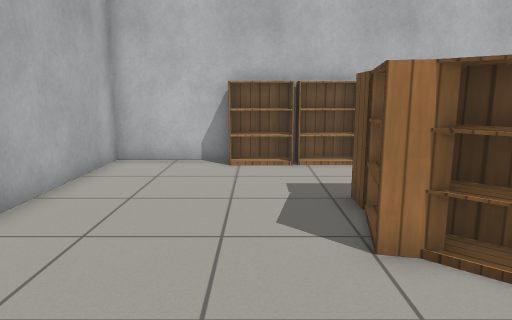
[1] (above)

13 first-person views from a walk through a world built for the Gazebo simulator. The camera is 1 m above the floor, tilts 10° down and sees 70° across. The floor is counted in squares, 0.5 m on a side. Each view is taken from the middle of a square. On the plan, view 1 faces up. The plan holds only what a view shows up to about 19 squares ahead; the rest is blank. Gazebo's built-in surfaces are drawn with simple patterns.

[2]
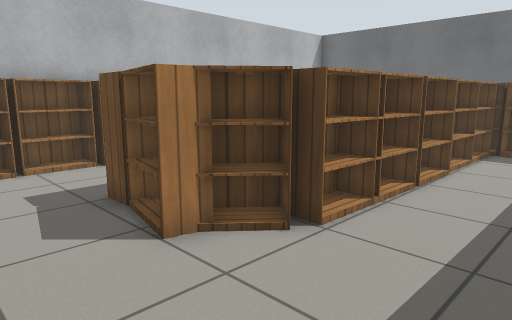

[3]
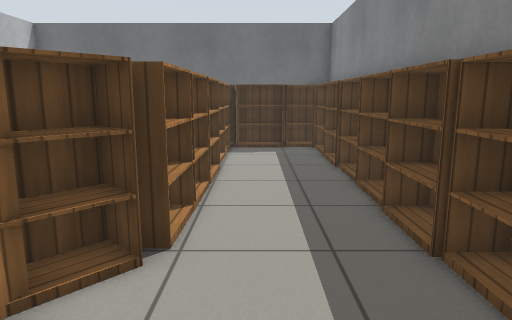

[4]
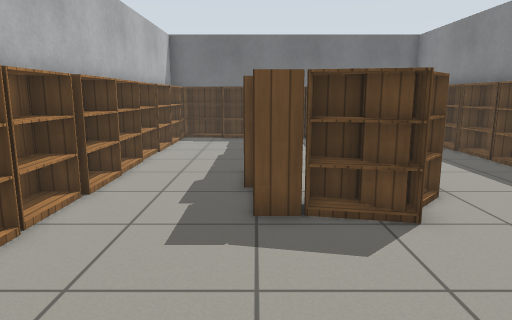

[5]
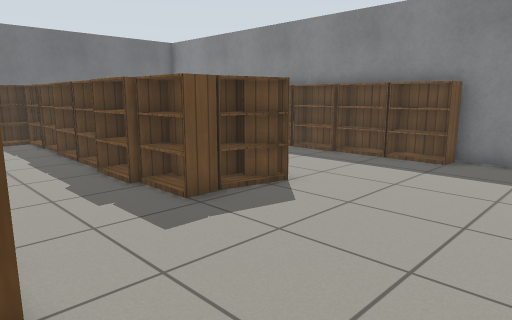

[6]
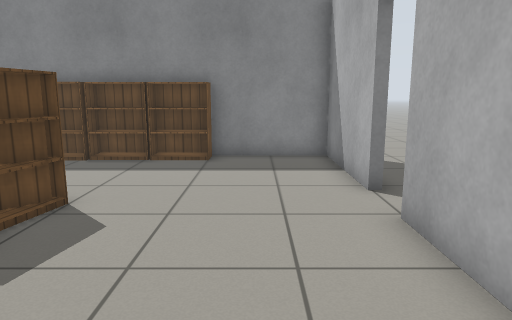

[7]
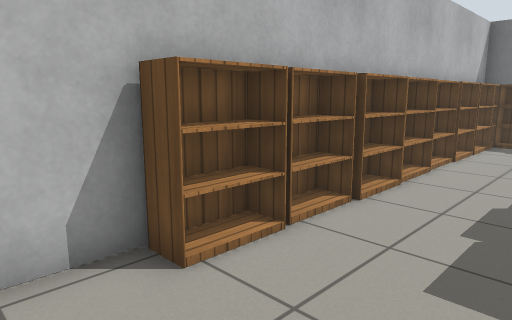

[8]
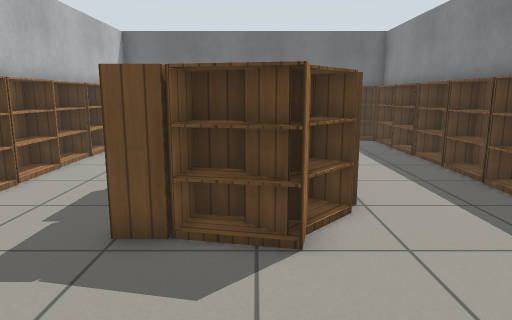

[9]
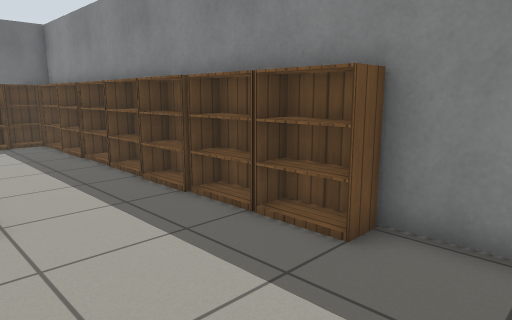

[10]
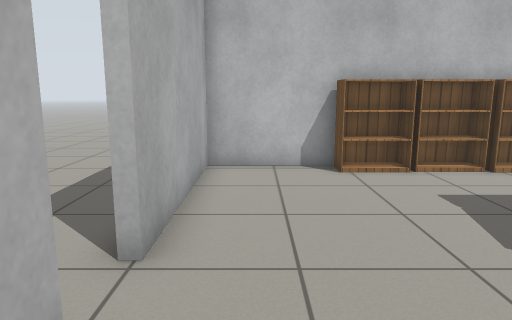

[11]
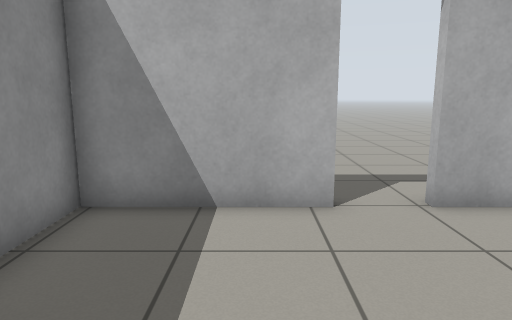

[12]
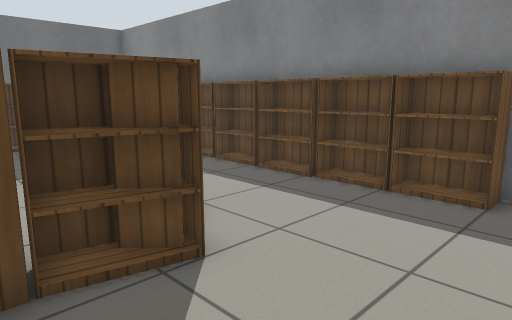

[13]
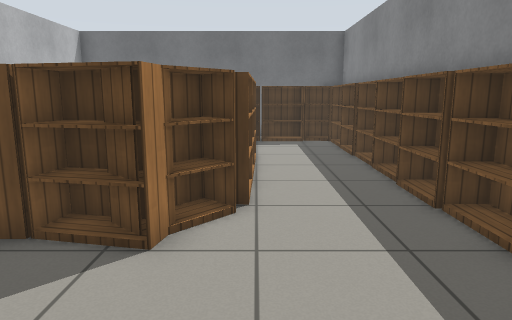

### Floor plan
Points are (right, up) in squares from view 1. A wall is a line through its corners. A room is listed if a view was taken in it or the views show most of it. See-through windows are left out.
Room 1 (views 1, 2, 3, 4, 5, 6, 7, 8, 9, 10, 11, 12, 13)
walls: (-0.6, 11.4) (-4.4, 11.4) (-4.4, 5.1); (-4.4, 3.5) (-4.4, -1.2) (15.1, -1.2) (15.1, 11.4)
ways out: open door at (-4.7, 4.3)
objects: bookshelf (0, -1); bookshelf (0, 11) to (1, 11); bookshelf (2, -1); bookshelf (2, 4) to (3, 5); bookshelf (2, 6) to (3, 6); bookshelf (2, 7) to (3, 7); bookshelf (2, 11); bookshelf (3, 11) to (4, 11); bookshelf (4, -1); bookshelf (4, 3) to (5, 4); bookshelf (4, 6) to (5, 7); bookshelf (5, 11) to (6, 11); bookshelf (6, -1); bookshelf (6, 3) to (6, 4); bookshelf (6, 6) to (7, 7); bookshelf (7, 3) to (8, 4); bookshelf (7, 11) to (8, 11); bookshelf (8, -1); bookshelf (8, 6) to (9, 7); bookshelf (9, 3) to (10, 4); bookshelf (9, 11) to (10, 11); bookshelf (10, -1); bookshelf (10, 6) to (11, 7); bookshelf (11, 3) to (13, 4); bookshelf (11, 11) to (12, 11); bookshelf (12, -1); bookshelf (12, 6) to (13, 7); bookshelf (13, 1) to (14, 1); bookshelf (13, 2) to (14, 3); other object (13, 5) to (14, 6); bookshelf (13, 11) to (14, 11); bookshelf (14, -1) to (14, 0); bookshelf (14, 4); bookshelf (14, 7) to (14, 8); bookshelf (14, 9) to (14, 10)

Where each view was taken, in squares from view 1:
view 1: 0 up, 0 right, facing up
view 2: 0 up, 1 left, facing up-right
view 3: 2 up, 1 left, facing right
view 4: 7 up, 4 left, facing right
view 5: 11 up, 4 left, facing down-right
view 6: 11 up, 2 left, facing down
view 7: 7 up, 3 left, facing up-right
view 8: 5 up, 3 left, facing right
view 9: 4 up, 3 left, facing down-right
view 10: 1 up, 3 left, facing up
view 11: 2 up, 2 right, facing left
view 12: 7 up, 2 left, facing down-right
view 13: 3 up, 3 left, facing right
